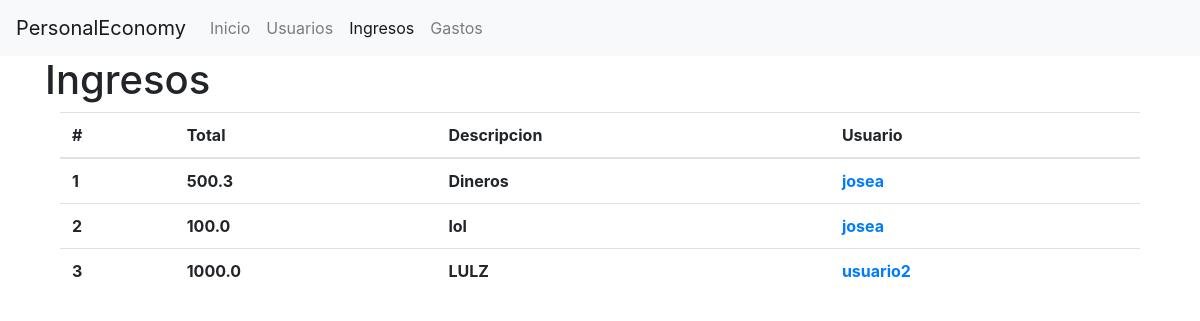
Page /app/ingresos on the earlier database version.
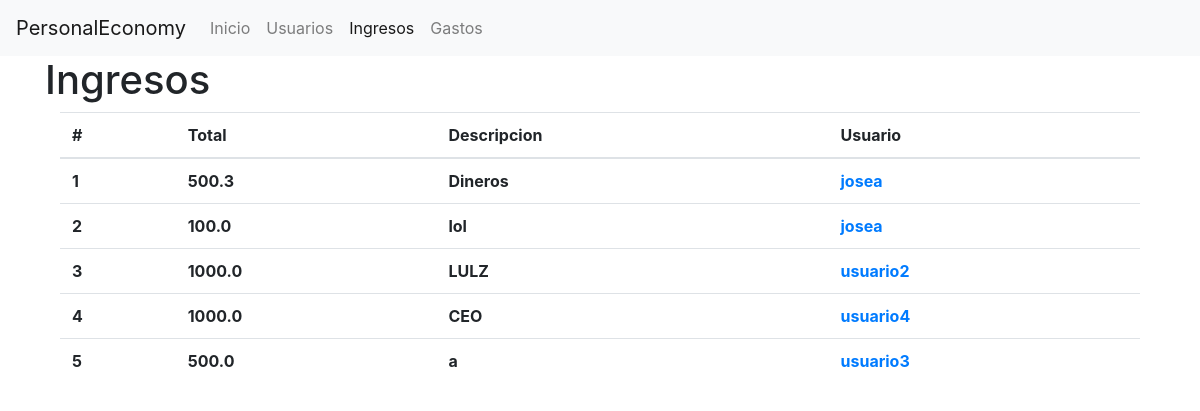
Same page on the later database version.
### appPE/models.py (models this page shows, shortened)
class Ingreso(models.Model):
    usuario = models.ForeignKey(Usuario, on_delete=models.CASCADE, default=None, blank=True)
    total = models.FloatField()
    descripcion = models.CharField(max_length=160)
    fecha_hora = models.DateTimeField(auto_now_add=True, null=True, blank=True)
    updated_at = models.DateTimeField(auto_now=True, null=True, blank=True)

class Usuario(models.Model):
    nombre = models.CharField(max_length=60)
    username = models.CharField(max_length=60, unique=True)
    password = models.CharField(max_length=60)
    created_at = models.DateTimeField(auto_now_add=True, null=True, blank=True)
    updated_at = models.DateTimeField(auto_now=True, null=True, blank=True)

### appPE/views.py (the view)
# urls.py: path('', views.index, name="index"),
    def index(request):
        igs = Ingreso.objects.all()
        return render(request, 'Ingreso/ingresos.html', {'ingresos': igs})

### appPE/templates/Ingreso/ingresos.html (shortened to what this page needs)
{% extends '../base.html' %}
{% block ingresos_current %}
active
{%endblock%}
{% block content %}
<div class="container">
    <h1>Ingresos</h1>
    <div class="container">
        <table class="table">
            <thead>
                <tr>
                    <th scope="col">#</th>
                    <th scope="col">Total</th>
                    <th scope="col">Descripcion</th>
                    <th scope="col">Usuario</th>
                </tr>
            </thead>
            <tbody>
                {% for e in ingresos %}
                    <tr>
                        <th>{{e.pk}}</th>
                        <th>{{e.total}}</th>
                        <th>{{e.descripcion}}</th>
                        <th><a href="/app/usuario/{{e.usuario.username}}">{{e.usuario.username}}</a></th>
                    </tr>
                {% endfor %}
            </tbody>
        </table>
    </div>
</div>
{%endblock%}

Differences in the rows shown:
added Ingreso: pk "4", total "1000.0", descripcion "CEO", usuario.username "usuario4"
added Ingreso: pk "5", total "500.0", descripcion "a", usuario.username "usuario3"
